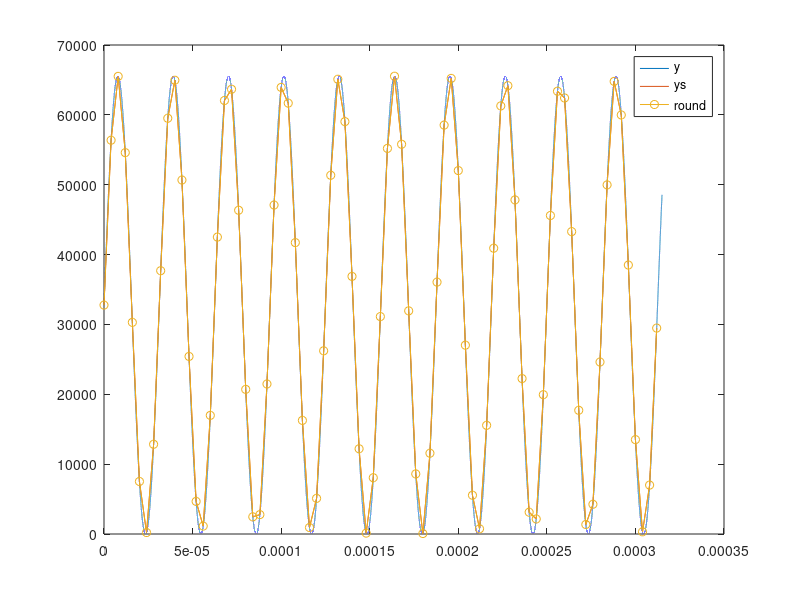

Recreate this plot in MATLAB.
% with that script you can generate wave for xcorr algorithm
% dac wave gen
 f = 32e3; % wave freq
 fs = 250e3; % adc sampling rate

 t = 0:(0.000000001):0.000315;
 ts = 0:(1/fs):0.000315;
 % 
 y = (sin(2*pi*f*t)/2 + 0.5).*65535;
 ys = (sin(2*pi*f*ts)/2 + 0.5).*65535;


 res = dec2hex(round(ys));


 lut = "";

 lut_size = size(res, 1);
 for i = 1:lut_size
     lut = strcat(lut, "0x", res(i, :), ", ");
     if mod(i, 16) == 0
         lut = strcat(lut, "\n");
     end
 end
 fprintf(lut);
 disp(lut_size);

 figure;
 plot(t, y);
 hold on;
 plot(ts, ys);
 hold on;
 plot(ts, round(ys), '-o');
 legend("y", "ys", "round")
 hold off;

 %save("Measurements\test_xcorr_dac_wave.mat", "ys");